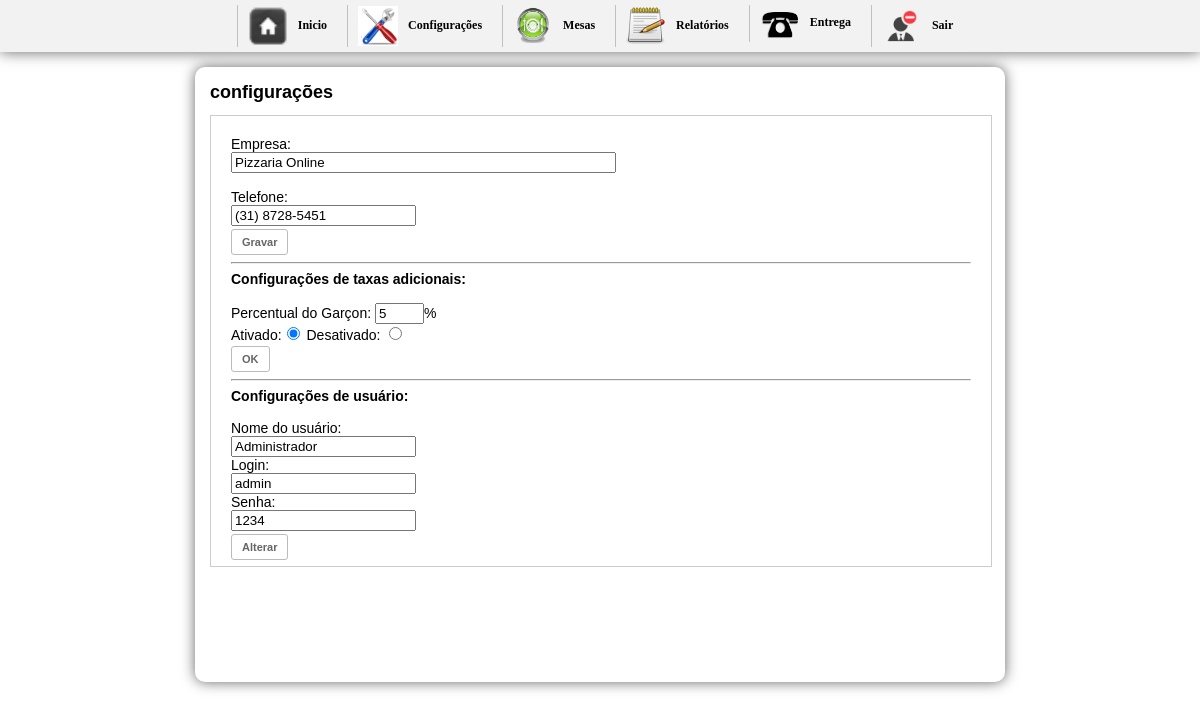
Screenshot of /inicio.php?btn=config (signed in) with the database file from the repository.
### tables this page shows
CREATE TABLE `config` (
  `id_conf` int(30) NOT NULL,
  `empresa` varchar(200) NOT NULL,
  `telefone` varchar(30) NOT NULL,
  `pgarcon` int(10) NOT NULL,
  `ativo` int(2) NOT NULL
);

CREATE TABLE `garcon` (
  `idGarcon` int(10) NOT NULL AUTO_INCREMENT,
  `nomeGarcon` varchar(200) NOT NULL,
  `login` varchar(20) NOT NULL,
  `senha` varchar(20) NOT NULL,
  `nv` int(1) NOT NULL,
  PRIMARY KEY (`idGarcon`)
);

### config.php (the view, shortened to what this page needs)
<h1>configurações</h1>
<div id="boxcadProdutos">
<div id="formconfig">
<?php
$sql = mysql_query("SELECT * FROM config");
$ver = mysql_fetch_array($sql);
$s = mysql_query("SELECT * FROM garcon WHERE idGarcon='1'");
$usu = mysql_fetch_array($s);
?>
<form action="" method="post" enctype="multipart/form-data">
           Empresa:<br/>
           <input name="empresa" type="text"  value="<?php echo $ver["empresa"]; ?>" size="45"> <br/><br/>
           Telefone:<br/>
           <input name="telefone" type="text"  value="<?php echo $ver["telefone"]; ?>"><br/>
         <input name="gravar" type="submit" class="button" value="Gravar">
    </form>
    <hr />
    <strong>Configurações de taxas adicionais:</strong><br/><br/>
   <form action="" method="post" enctype="multipart/form-data">
   Percentual do Garçon:
   <input name="pgarcon" type="text" value="<?php echo $ver['pgarcon'] ?>" size="3" maxlength="2" />%<br/>
   Ativado:<input name="ativo" type="radio" value="1" <?php if($ver['ativo'] == 1){ echo 'checked="checked"';} ?>  /> Desativado: <input name="ativo" type="radio" value="0" <?php if($ver['ativo'] == 0){ echo 'checked="checked"';} ?>/><br/>
   <input name="ok" type="submit" value="OK" id="ok" class="button" />
   </form>
    <hr />
    <strong>Configurações de usuário:</strong><br/><br/>
    <form action="" method="post" enctype="multipart/form-data">
	Nome do usuário:<br/>
    <input name="nome" type="text" id="nome" value="<?php echo $usu['nomeGarcon'] ?>" /><br/>
    Login:<br/>
    <input name="login" type="text" id="login" value="<?php echo $usu['login'] ?>" /><br/>
    Senha:<br/>
    <input name="senha" type="text" id="senha" value="<?php echo $usu['senha'] ?>" /><br/>
   <input name="alterar" type="submit" value="Alterar" id="alterar" class="button" />
   </form>
</div>
</div>

### css/css.css (style rules this page uses)
body { margin-left: 0px;margin-top: 0px;margin-right: 0px;margin-bottom: 0px; background-color:#FFF; font-family:Verdana, Geneva, sans-serif; font-size:14px; }
h1 { font-size:18px; margin-top:0; }
#boxcadProdutos { width:780px; height:450px; margin:0 auto; border:1px solid #ccc; background:#FFF; overflow:auto; }
#formconfig { padding:20px; }
.button { border: 1px solid #BBB; border-radius: 3px; text-shadow: 0 1px 1px white; -webkit-box-shadow: 0 1px 1px #fff; -moz-box-shadow: 0 1px 1px #fff; box-shadow: 0 1px 1px #fff; font: bold 11px Sans-Serif; padding: 6px 10px; white-space: nowrap; vertical-align: middle; color: #666; background: transparent; cursor: pointer; margin-top:3px; text-decoration:none; }
.button:after { content: ""; display: inline-block; width: 0; height: 0; border-top: 4px solid #999; border-left: 4px solid transparent; border-right: 4px solid transparent; margin: 0 0 0 4px; position: relative; top: -1px; text-decoration:none; }

### rows the page displays
config: empresa "Pizzaria Online", telefone "(31) 8728-5451", pgarcon "5", ativo "☑"
garcon: nome "Administrador", login "admin", senha "1234"
